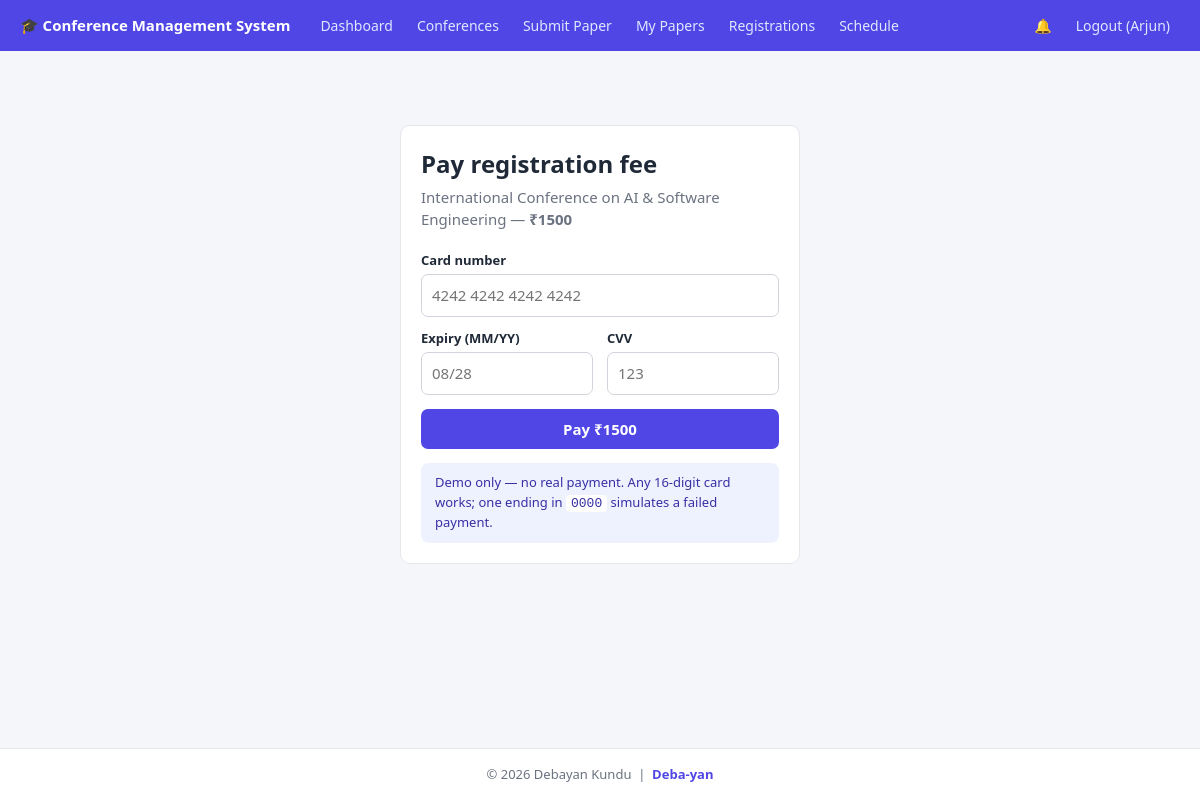
/pay/1 (signed in), run on the app's committed database.
### tables this page shows
CREATE TABLE users(id INTEGER PRIMARY KEY, name TEXT, email TEXT UNIQUE,
  password TEXT, role TEXT, created_at TEXT);

CREATE TABLE conferences(id INTEGER PRIMARY KEY, name TEXT, date TEXT, venue TEXT,
  description TEXT, fee REAL DEFAULT 0, created_at TEXT);

### app.py (the view, shortened to what this page needs)
@app.route("/pay/<int:rid>", methods=["GET", "POST"])
@login_required("author", "reviewer", "participant")
def pay(rid):
    r = q("""SELECT r.*, c.name conf, c.fee FROM registrations r JOIN conferences c ON c.id=r.conference_id
             WHERE r.id=? AND r.user_id=?""", (rid, g.user["id"]), one=True)
    if not r: abort(404)
    if r["status"] == "Confirmed":
        flash("This registration is already paid.", "error"); return redirect(url_for("my_registrations"))
    return render_template("pay.html", r=r)

### app.py (called while the page is built)
def db():
    if "db" not in g:
        g.db = sqlite3.connect(DB); g.db.row_factory = sqlite3.Row
    return g.db

def q(sql, args=(), one=False):
    cur = db().execute(sql, args); rows = cur.fetchall()
    return (rows[0] if rows else None) if one else rows

@app.before_request
def load_user():
    g.user = q("SELECT * FROM users WHERE id=?", (session["uid"],), one=True) if "uid" in session else None

@app.context_processor
def inject():
    unread = q("SELECT COUNT(*) c FROM notifications WHERE user_id=? AND is_read=0",
               (g.user["id"],), one=True)["c"] if g.user else 0
    return dict(user=g.user, unread=unread)

def login_required(*roles):
    def deco(f):
        @wraps(f)
        def wrap(*a, **k):
            if not g.user:
                flash("Please log in first.", "error"); return redirect(url_for("login"))
            if roles and g.user["role"] not in roles:
                flash("You don't have access to that page.", "error"); return redirect(url_for("dashboard"))
            return f(*a, **k)
        return wrap
    return deco

### templates/pay.html
{% extends "base.html" %}{% block title %}Payment{% endblock %}{% block body %}
<div class="auth card"><h1>Pay registration fee</h1><p class="sub">{{ r.conf }} — <b>₹{{ '%.0f'|format(r.fee) }}</b></p>
<form method="post"><label>Card number</label><input name="card" placeholder="4242 4242 4242 4242" required>
<div class="row"><div><label>Expiry (MM/YY)</label><input name="expiry" placeholder="08/28" required></div><div><label>CVV</label><input name="cvv" placeholder="123" maxlength="3" required></div></div>
<button style="width:100%">Pay ₹{{ '%.0f'|format(r.fee) }}</button></form>
<div class="note">Demo only — no real payment. Any 16-digit card works; one ending in <code>0000</code> simulates a failed payment.</div></div>{% endblock %}

### templates/base.html (shortened to what this page needs)
<!doctype html><html lang="en"><head><meta charset="utf-8"><meta name="viewport" content="width=device-width,initial-scale=1">
<link rel="stylesheet" href="{{ url_for('static', filename='style.css') }}">
</head><body>
<nav><span class="logo">🎓 Conference Management System</span>
{% if user %}
<a href="{{ url_for('dashboard') }}">Dashboard</a>
<a href="{{ url_for('conferences') }}">Conferences</a>
{% if user.role=='author' %}<a href="{{ url_for('submit') }}">Submit Paper</a><a href="{{ url_for('papers') }}">My Papers</a>{% endif %}
{% if user.role!='admin' %}<a href="{{ url_for('my_registrations') }}">Registrations</a>{% endif %}
<a href="{{ url_for('schedule') }}">Schedule</a>
<a href="{{ url_for('notifications') }}">🔔{% if unread %}<span class="badge">{{ unread }}</span>{% endif %}</a>
<a href="{{ url_for('logout') }}">Logout ({{ user.name.split()[0] }})</a>
{% endif %}</nav>
<main>{% with m = get_flashed_messages(with_categories=true) %}{% for c,t in m %}<div class="flash {{ c }}">{{ t }}</div>{% endfor %}{% endwith %}
{% block body %}{% endblock %}</main>
<footer class="site-footer">&copy; 2026 Debayan Kundu &nbsp;|&nbsp; <a href="https://github.com/Deba-yan" target="_blank" rel="noopener">Deba-yan</a></footer>
</body></html>

### static/style.css (style rules this page uses)
:root { --bg:#f5f6fa;--card:#fff;--ink:#1f2937;--mute:#6b7280;--brand:#4f46e5;--brand-d:#4338ca;--line:#e5e7eb;--ok:#15803d;--okbg:#dcfce7;--err:#b91c1c;--errbg:#fee2e2 }
* { box-sizing:border-box }
body { margin:0;font:15px/1.5 system-ui,-apple-system,Segoe UI,Roboto,sans-serif;background:var(--bg);color:var(--ink) }
nav { background:var(--brand);color:#fff;display:flex;flex-wrap:wrap;align-items:center;gap:4px;padding:0 20px }
nav .logo { font-weight:700;margin-right:16px;padding:14px 0 }
nav a { color:#e0e7ff;text-decoration:none;padding:14px 10px;font-size:14px }
main { max-width:1000px;margin:24px auto;padding:0 16px }
h1 { font-size:24px;margin:0 0 4px }
.sub { color:var(--mute);margin:0 0 20px }
.card { background:var(--card);border:1px solid var(--line);border-radius:10px;padding:20px;margin-bottom:18px }
label { display:block;font-weight:600;font-size:13px;margin:12px 0 4px }
input,select,textarea { width:100%;padding:9px 10px;border:1px solid #d1d5db;border-radius:7px;font:inherit;background:#fff }
.row { display:grid;grid-template-columns:1fr 1fr;gap:14px }
button,.btn { display:inline-block;background:var(--brand);color:#fff;border:0;border-radius:7px;padding:9px 16px;font:inherit;font-weight:600;cursor:pointer;text-decoration:none;margin-top:14px }
.auth { max-width:400px;margin:50px auto }
.note { background:#eef2ff;border-radius:8px;padding:10px 14px;font-size:13px;color:#3730a3;margin-top:14px }
.note code { background:#fff;padding:1px 5px;border-radius:4px }

### templates/base.html (style rules this page uses)
body { min-height:100vh;display:flex;flex-direction:column }
main { flex:1 0 auto;width:100% }
.site-footer { flex-shrink:0;background:#fff;border-top:1px solid #e5e7eb;color:#6b7280;font-size:13px;text-align:center;padding:16px;margin-top:30px }
.site-footer a { color:#4f46e5;font-weight:600;text-decoration:none }

### data on the page
users: name "Arjun"
conferences: conf "International Conference on AI & Software Engineering", fee "1500"
